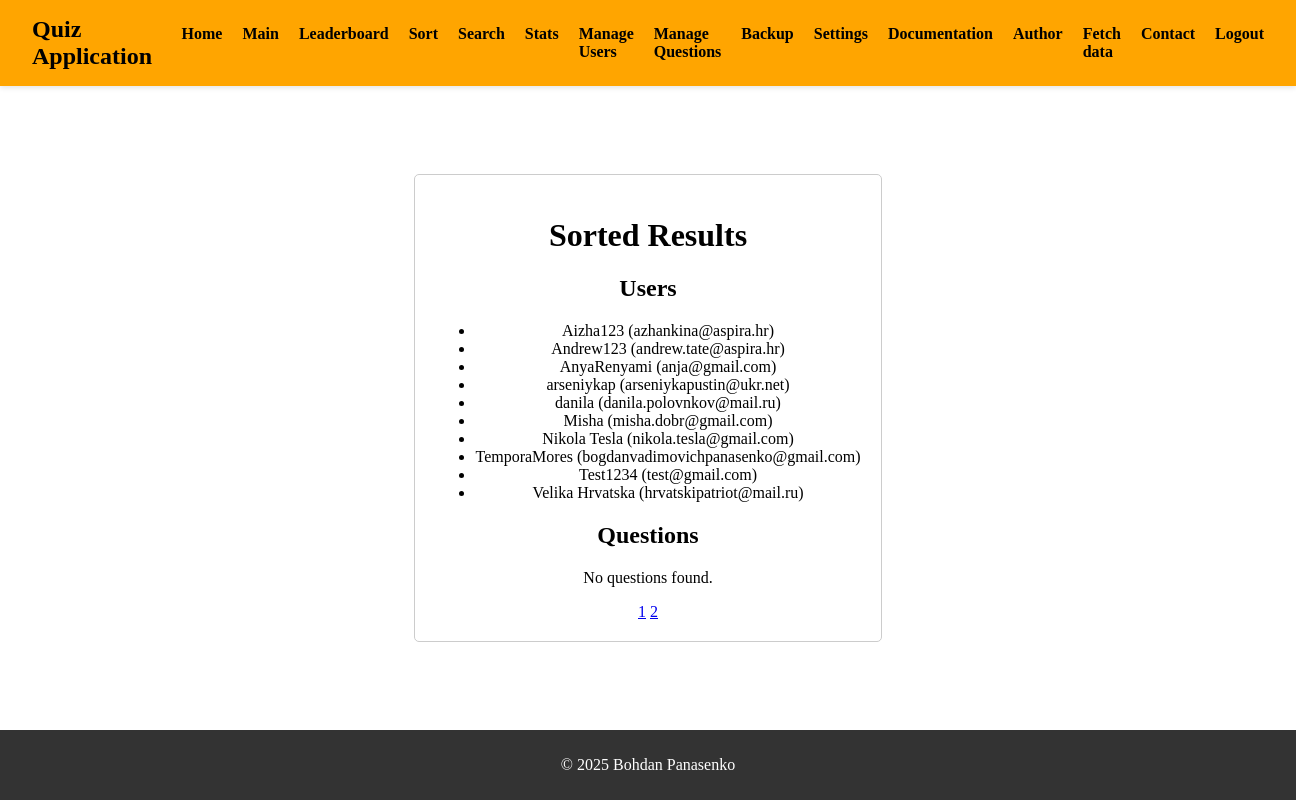
The page /admin/sort.php (signed in) on the database as committed earlier.
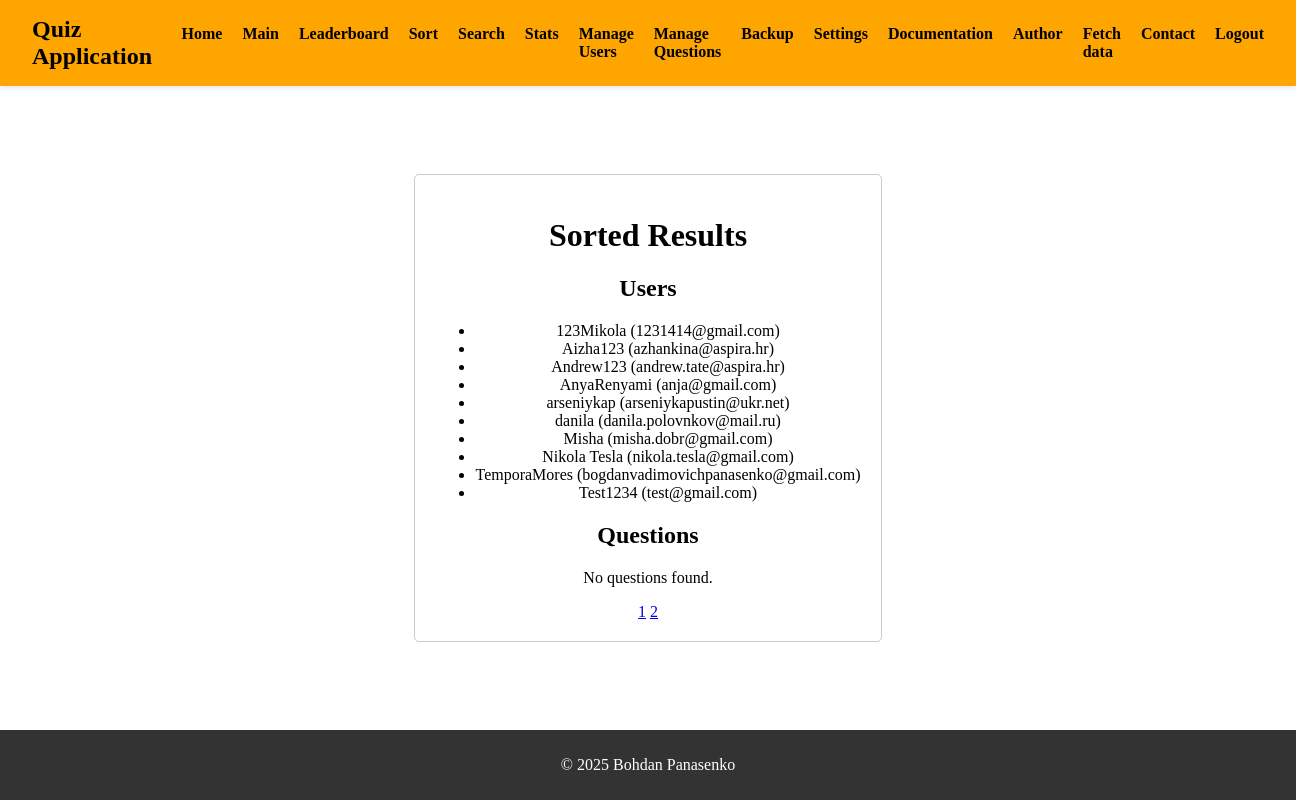
The same page on the database as committed later.
### tables this page shows
CREATE TABLE `users` (
  `id` int(11) NOT NULL AUTO_INCREMENT,
  `username` varchar(50) NOT NULL,
  `password` varchar(255) NOT NULL,
  `email` varchar(100) NOT NULL,
  `role` enum('admin','player') NOT NULL DEFAULT 'player',
  `status` enum('active','inactive','blocked') DEFAULT NULL,
  `created_at` timestamp NOT NULL DEFAULT current_timestamp(),
  `failed_login_attempts` int(11) DEFAULT 0,
  `last_failed_login` timestamp NULL DEFAULT NULL,
  PRIMARY KEY (`id`),
  FULLTEXT KEY `username` (`username`,`email`)
);

### admin/sort.php (the view, shortened to what this page needs)
<?php
include 'templates/header_admin.tpl.php';
?>
<?php
$results_per_page = 10;
function paginate($db, $table, $columns, $page, $results_per_page, $sort_by, $order)
{
    $offset = ($page - 1) * $results_per_page;
    $query = "SELECT $columns FROM $table ORDER BY $sort_by $order LIMIT ?, ?";
    $stmt = $db->prepare($query);
    $stmt->bind_param('ii', $offset, $results_per_page);
    $stmt->execute();
    $result = $stmt->get_result();
    $data = $result->fetch_all(MYSQLI_ASSOC);
    $result = $db->query("SELECT COUNT(*) AS total FROM $table");
    $row = $result->fetch_assoc();
    $total_rows = $row['total'];
    return [
        'data' => $data,
        'total_rows' => $total_rows,
        'total_pages' => ceil($total_rows / $results_per_page),
    ];
}
$sort_by = isset($_GET['sort_by']) ? $_GET['sort_by'] : 'username';
$order = isset($_GET['order']) ? $_GET['order'] : 'asc';
$page = isset($_GET['page']) ? (int)$_GET['page'] : 1;
$users = [];
$total_pages = 0;
if ($sort_by === 'username' || $sort_by === 'email') {
    $pagination = paginate($db, 'users', 'id, username, email', $page, $results_per_page, $sort_by, $order);
    $users = $pagination['data'];
    $total_pages = $pagination['total_pages'];
}
$questions = [];
?>
        <main>
            <h1>Sorted Results</h1>
            <div id="sort-results">
                <h2>Users</h2>
                <?php if (!empty($users)): ?>
                    <ul>
                        <?php foreach ($users as $user): ?>
                            <li><?php echo htmlspecialchars($user['username']); ?> (<?php echo htmlspecialchars($user['email']); ?>)</li>
                        <?php endforeach; ?>
                    </ul>
                <?php else: ?>
                    <p>No users found.</p>
                <?php endif; ?>
                <h2>Questions</h2>
                <?php if (!empty($questions)): ?>
                    <ul>
                        <?php foreach ($questions as $question): ?>
                            <li><?php echo htmlspecialchars($question['question']); ?></li>
                        <?php endforeach; ?>
                    </ul>
                <?php else: ?>
                    <p>No questions found.</p>
                <?php endif; ?>
                <div class="pagination">
                    <?php for ($i = 1; $i <= $total_pages; $i++): ?>
                        <a href="?sort_by=<?php echo $sort_by; ?>&order=<?php echo $order; ?>&page=<?php echo $i; ?>" class="btn"><?php echo $i; ?></a>
                    <?php endfor; ?>
                </div>
            </div>
        </main>
<?php
include 'templates/footer_admin.tpl.php';
?>

Rows that differ between the two databases and show on the page:
no longer on this page (row unchanged): users: username "Velika Hrvatska", email "hrvatskipatriot@mail.ru"
added users: username "123Mikola", email "1231414@gmail.com"
